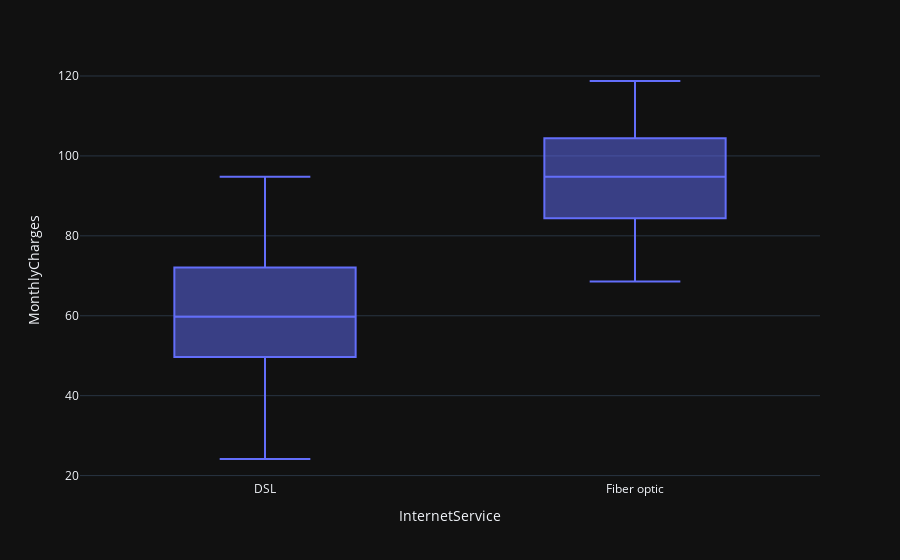

Write notebook code for a chart like this one.
### Markdown cell above
The higher volume of Fiber Optic customers, despite its higher cost, reflects the market's response to the need for speed and reliability in internet services. This trend highlights the importance of technological advancement and perceived value in influencing consumer choices. As Fiber Optic technology offers significantly higher speeds and more reliable internet connections than DSL,consumers are increasingly choosing quality and performance over cost, especially for a service as integral to daily life as the internet.

### Code cell
churn_prices=churn_no[['PhoneService','MultipleLines','InternetService','OnlineSecurity', 'OnlineBackup', 'DeviceProtection', 'TechSupport', 'StreamingTV', 'StreamingMovies','MonthlyCharges']]
churn_pay=churn_no[['InternetService','MonthlyCharges']]
churn_pay=churn_prices[(churn_pay['InternetService'] == 'DSL') | (churn_pay['InternetService'] == 'Fiber optic')]
px.box(churn_pay, x="InternetService", y="MonthlyCharges", template="plotly_dark")

### Figure 1 — Plotly figure (JSON) as saved in the notebook; plotly's stock layout.template omitted (floating-point values rounded to 4 significant figures; data arrays with more than 128 entries replaced by an {"elided": "..."} marker saying what was removed)
{"data": [{"alignmentgroup": "True", "hovertemplate": "InternetService=%{x}<br>MonthlyCharges=%{y}<extra></extra>", "legendgroup": "", "marker": {"color": "#636efa"}, "name": "", "notched": false, "offsetgroup": "", "orientation": "v", "showlegend": false, "type": "box", "x": {"elided": "3761 str values"}, "x0": " ", "xaxis": "x", "y": {"elided": "3761 float values"}, "y0": " ", "yaxis": "y"}], "layout": {"boxmode": "group", "legend": {"tracegroupgap": 0}, "margin": {"t": 60}, "xaxis": {"anchor": "y", "domain": [0, 1], "title": {"text": "InternetService"}}, "yaxis": {"anchor": "x", "domain": [0, 1], "title": {"text": "MonthlyCharges"}}}}
